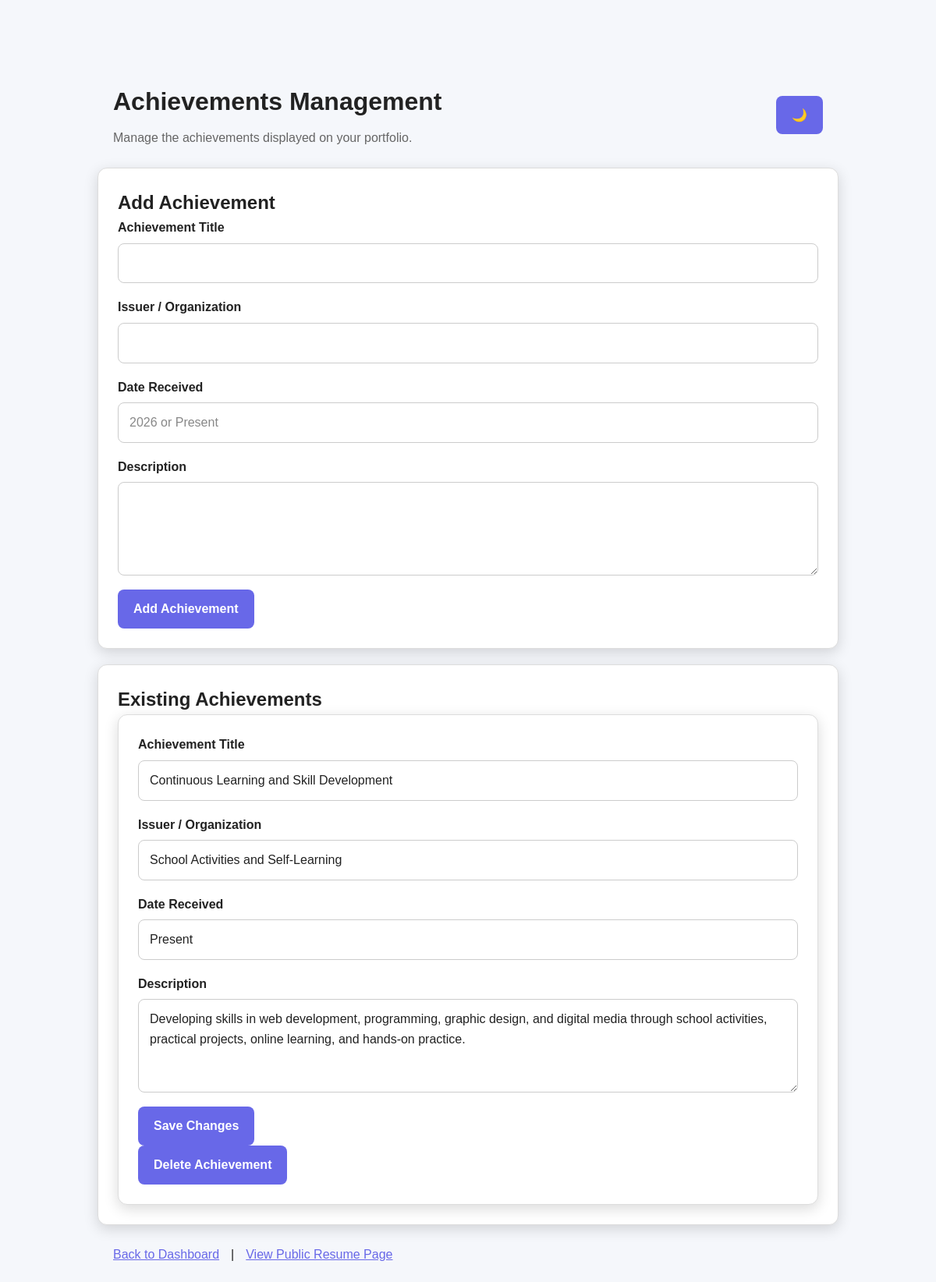
The page /admin/achievements.php (signed in) on the database its author committed.
### tables this page shows
CREATE TABLE `achievements` (
  `id` int(11) NOT NULL,
  `title` varchar(150) NOT NULL,
  `issuer` varchar(150) DEFAULT NULL,
  `date_received` varchar(20) DEFAULT NULL,
  `description` text DEFAULT NULL
);

### admin/achievements.php (the view, shortened to what this page needs)
<?php
require_once __DIR__ . '/../includes/db.php';
$stmt = $pdo->query("SELECT * FROM achievements ORDER BY id ASC");
$achievementList = $stmt->fetchAll();
?>
<!DOCTYPE html>
<html lang="en">
<head>
    <link rel="stylesheet" href="../css/style.css">
    <link rel="stylesheet" href="admin.css">
</head>
<body class="admin-body">
<main class="admin-page">
    <header class="admin-header">
        <div>
            <h1>Achievements Management</h1>
            <p>Manage the achievements displayed on your portfolio.</p>
        </div>
        <button type="button" class="theme-toggle" aria-label="Toggle theme">
        </button>
    </header>
    <section class="admin-panel">
        <h2>Add Achievement</h2>
        <form method="POST" action="achievements.php" class="admin-form">
            <div class="admin-form-group">
                <label>Achievement Title</label>
                <input type="text" name="title" maxlength="255" required>
            </div>
            <div class="admin-form-group">
                <label>Issuer / Organization</label>
                <input type="text" name="issuer" maxlength="255">
            </div>
            <div class="admin-form-group">
                <label>Date Received</label>
                <input type="text" name="date_received" maxlength="100"
                    placeholder="2026 or Present">
            </div>
            <div class="admin-form-group">
                <label>Description</label>
                <textarea name="description"></textarea>
            </div>
            <button type="submit" class="admin-submit-button">
                Add Achievement
            </button>
        </form>
    </section>
    <section class="admin-panel">
        <h2>Existing Achievements</h2>
        <?php if (empty($achievementList)): ?>
            <p>No achievements found.</p>
        <?php else: ?>
            <?php foreach ($achievementList as $achievement): ?>
                <div class="admin-card">
                    <form method="POST" action="achievements.php" class="admin-form">
                        <div class="admin-form-group">
                            <label>Achievement Title</label>
                            <input type="text" name="title"
                                value="<?= htmlspecialchars($achievement['title'], ENT_QUOTES, 'UTF-8') ?>"
                                maxlength="255" required>
                        </div>
                        <div class="admin-form-group">
                            <label>Issuer / Organization</label>
                            <input type="text" name="issuer"
                                value="<?= htmlspecialchars($achievement['issuer'] ?? '', ENT_QUOTES, 'UTF-8') ?>"
                                maxlength="255">
                        </div>
                        <div class="admin-form-group">
                            <label>Date Received</label>
                            <input type="text" name="date_received"
                                value="<?= htmlspecialchars($achievement['date_received'] ?? '', ENT_QUOTES, 'UTF-8') ?>"
                                maxlength="100">
                        </div>
                        <div class="admin-form-group">
                            <label>Description</label>
                            <textarea name="description"><?= htmlspecialchars($achievement['description'] ?? '', ENT_QUOTES, 'UTF-8') ?></textarea>
                        </div>
                        <button type="submit" class="admin-submit-button">
                            Save Changes
                        </button>
                    </form>
                    <form method="POST" action="achievements.php"
                        onsubmit="return confirm('Are you sure you want to delete this achievement?');">
                        <button type="submit" class="admin-button delete-button">
                            Delete Achievement
                        </button>
                    </form>
                </div>
            <?php endforeach; ?>
        <?php endif; ?>
    </section>
    <div class="admin-footer-actions">
        <a href="index.php">Back to Dashboard</a>
        |
        <a href="../resume.php" target="_blank">View Public Resume Page</a>
    </div>
</main>
</body>
</html>

### css/style.css (style rules this page uses)
* { margin: 0; padding: 0; box-sizing: border-box; }
html { scroll-behavior: smooth; }
body { font-family: Arial, sans-serif; background: #0f1117; color: #f5f5f5; line-height: 1.6; }
.theme-toggle { border: none; background: #242837; color: white; font-size: 22px; padding: 14px 18px; border-radius: 12px; cursor: pointer; }
body:not(.dark-mode) { background: #f5f7fb; color: #222222; }
body, .header, .nav-links, .project-card, .skill-card, .resume-card, .about-card, .contact-info, .contact-form-container, .profile-card, .info-card, .quick-section, .about-statement, .footer, .theme-toggle, .nav-links a, .logo, .project-content h2, .project-content p, .skill-card h2, .skill-card p, .resume-card h2, .resume-card h3, .resume-card p, .about-card h2, .about-card p, .contact-item p, .form-group input, .form-group textarea { transition: background-color 0.5s ease, color 0.5s ease, border-color 0.5s ease, box-shadow 0.5s ease; }
.theme-toggle { transition: background-color 0.4s ease, transform 0.3s ease; }

### rows shown on the page
achievements: title "Continuous Learning and Skill Development", issuer "School Activities and Self-Learning", date_received "Present", description "Developing skills in web development, programming, graphic design, and digital media through school activities, practical projects, online learning, and hands-on practice."
